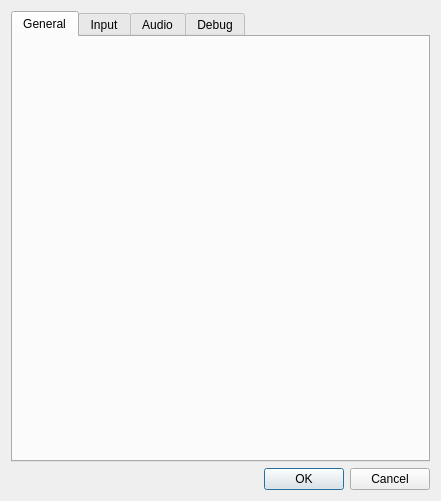
<?xml version="1.0" encoding="utf-8"?>
<ui version="4.0">
 <class>ConfigureDialog</class>
 <widget class="QDialog" name="ConfigureDialog">
  <property name="geometry">
   <rect>
    <x>0</x>
    <y>0</y>
    <width>441</width>
    <height>501</height>
   </rect>
  </property>
  <property name="windowTitle">
   <string>Citra Configuration</string>
  </property>
  <layout class="QVBoxLayout" name="verticalLayout">
   <item>
    <widget class="QTabWidget" name="tabWidget">
     <property name="currentIndex">
      <number>0</number>
     </property>
     <widget class="ConfigureGeneral" name="generalTab">
      <attribute name="title">
       <string>General</string>
      </attribute>
     </widget>
     <widget class="ConfigureInput" name="inputTab">
      <attribute name="title">
       <string>Input</string>
      </attribute>
     </widget>
      <widget class="ConfigureAudio" name="audioTab">
        <attribute name="title">
          <string>Audio</string>
        </attribute>
      </widget>
     <widget class="ConfigureDebug" name="debugTab">
      <attribute name="title">
       <string>Debug</string>
      </attribute>
     </widget>
    </widget>
   </item>
   <item>
    <widget class="QDialogButtonBox" name="buttonBox">
     <property name="standardButtons">
      <set>QDialogButtonBox::Cancel|QDialogButtonBox::Ok</set>
     </property>
    </widget>
   </item>
  </layout>
 </widget>
 <customwidgets>
  <customwidget>
   <class>ConfigureGeneral</class>
   <extends>QWidget</extends>
   <header>configure_general.h</header>
   <container>1</container>
  </customwidget>
  <customwidget>
   <class>ConfigureAudio</class>
   <extends>QWidget</extends>
   <header>configure_audio.h</header>
   <container>1</container>
  </customwidget>
  <customwidget>
   <class>ConfigureDebug</class>
   <extends>QWidget</extends>
   <header>configure_debug.h</header>
   <container>1</container>
  </customwidget>
   <customwidget>
     <class>ConfigureInput</class>
     <extends>QWidget</extends>
     <header>configure_input.h</header>
     <container>1</container>
   </customwidget>
 </customwidgets>
 <resources/>
 <connections>
  <connection>
   <sender>buttonBox</sender>
   <signal>accepted()</signal>
   <receiver>ConfigureDialog</receiver>
   <slot>accept()</slot>
   <hints>
    <hint type="sourcelabel">
     <x>220</x>
     <y>380</y>
    </hint>
    <hint type="destinationlabel">
     <x>220</x>
     <y>200</y>
    </hint>
   </hints>
  </connection>
  <connection>
   <sender>buttonBox</sender>
   <signal>rejected()</signal>
   <receiver>ConfigureDialog</receiver>
   <slot>reject()</slot>
   <hints>
    <hint type="sourcelabel">
     <x>220</x>
     <y>380</y>
    </hint>
    <hint type="destinationlabel">
     <x>220</x>
     <y>200</y>
    </hint>
   </hints>
  </connection>
 </connections>
</ui>
